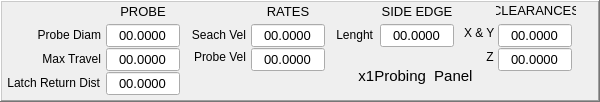
    <widget class="QFrame" name="frame_settings">
     <property name="geometry">
      <rect>
       <x>0</x>
       <y>298</y>
       <width>600</width>
       <height>102</height>
      </rect>
     </property>
     <property name="frameShape">
      <enum>QFrame::WinPanel</enum>
     </property>
     <property name="frameShadow">
      <enum>QFrame::Raised</enum>
     </property>
     <widget class="QLabel" name="lab_z_2">
      <property name="geometry">
       <rect>
        <x>464</x>
        <y>46</y>
        <width>33</width>
        <height>21</height>
       </rect>
      </property>
      <property name="text">
       <string>Z </string>
      </property>
      <property name="alignment">
       <set>Qt::AlignRight|Qt::AlignTrailing|Qt::AlignVCenter</set>
      </property>
     </widget>
     <widget class="QLabel" name="lab_clearances">
      <property name="geometry">
       <rect>
        <x>496</x>
        <y>2</y>
        <width>80</width>
        <height>17</height>
       </rect>
      </property>
      <property name="font">
       <font>
        <pointsize>10</pointsize>
        <weight>50</weight>
        <bold>false</bold>
       </font>
      </property>
      <property name="frameShape">
       <enum>QFrame::NoFrame</enum>
      </property>
      <property name="frameShadow">
       <enum>QFrame::Plain</enum>
      </property>
      <property name="text">
       <string>CLEARANCES</string>
      </property>
      <property name="alignment">
       <set>Qt::AlignCenter</set>
      </property>
     </widget>
     <widget class="QLabel" name="lab_xy">
      <property name="geometry">
       <rect>
        <x>464</x>
        <y>22</y>
        <width>33</width>
        <height>21</height>
       </rect>
      </property>
      <property name="text">
       <string>X &amp; Y</string>
      </property>
      <property name="alignment">
       <set>Qt::AlignLeading|Qt::AlignLeft|Qt::AlignVCenter</set>
      </property>
     </widget>
     <widget class="QLabel" name="lab_lenght">
      <property name="geometry">
       <rect>
        <x>332</x>
        <y>24</y>
        <width>41</width>
        <height>21</height>
       </rect>
      </property>
      <property name="text">
       <string>Lenght</string>
      </property>
      <property name="alignment">
       <set>Qt::AlignRight|Qt::AlignTrailing|Qt::AlignVCenter</set>
      </property>
     </widget>
     <widget class="QLabel" name="lab_side_edge">
      <property name="geometry">
       <rect>
        <x>380</x>
        <y>2</y>
        <width>74</width>
        <height>18</height>
       </rect>
      </property>
      <property name="font">
       <font>
        <pointsize>10</pointsize>
        <weight>50</weight>
        <bold>false</bold>
       </font>
      </property>
      <property name="frameShape">
       <enum>QFrame::NoFrame</enum>
      </property>
      <property name="frameShadow">
       <enum>QFrame::Plain</enum>
      </property>
      <property name="text">
       <string>SIDE EDGE</string>
      </property>
      <property name="alignment">
       <set>Qt::AlignCenter</set>
      </property>
     </widget>
     <widget class="QLabel" name="lab_rates">
      <property name="geometry">
       <rect>
        <x>251</x>
        <y>2</y>
        <width>74</width>
        <height>18</height>
       </rect>
      </property>
      <property name="font">
       <font>
        <pointsize>10</pointsize>
        <weight>50</weight>
        <bold>false</bold>
       </font>
      </property>
      <property name="frameShape">
       <enum>QFrame::NoFrame</enum>
      </property>
      <property name="frameShadow">
       <enum>QFrame::Plain</enum>
      </property>
      <property name="text">
       <string>RATES</string>
      </property>
      <property name="alignment">
       <set>Qt::AlignCenter</set>
      </property>
     </widget>
     <widget class="QLabel" name="lab_search_vel">
      <property name="geometry">
       <rect>
        <x>188</x>
        <y>24</y>
        <width>58</width>
        <height>21</height>
       </rect>
      </property>
      <property name="text">
       <string>Seach Vel</string>
      </property>
      <property name="alignment">
       <set>Qt::AlignRight|Qt::AlignTrailing|Qt::AlignVCenter</set>
      </property>
     </widget>
     <widget class="QLabel" name="lab_probe_vel">
      <property name="geometry">
       <rect>
        <x>188</x>
        <y>46</y>
        <width>58</width>
        <height>21</height>
       </rect>
      </property>
      <property name="text">
       <string>Probe Vel</string>
      </property>
      <property name="alignment">
       <set>Qt::AlignRight|Qt::AlignTrailing|Qt::AlignVCenter</set>
      </property>
     </widget>
     <widget class="QLabel" name="lab_ball_diam">
      <property name="geometry">
       <rect>
        <x>18</x>
        <y>24</y>
        <width>83</width>
        <height>21</height>
       </rect>
      </property>
      <property name="text">
       <string>Probe Diam</string>
      </property>
      <property name="alignment">
       <set>Qt::AlignRight|Qt::AlignTrailing|Qt::AlignVCenter</set>
      </property>
     </widget>
     <widget class="QLabel" name="lab_probe">
      <property name="geometry">
       <rect>
        <x>106</x>
        <y>2</y>
        <width>74</width>
        <height>18</height>
       </rect>
      </property>
      <property name="font">
       <font>
        <pointsize>10</pointsize>
        <weight>50</weight>
        <bold>false</bold>
       </font>
      </property>
      <property name="frameShape">
       <enum>QFrame::NoFrame</enum>
      </property>
      <property name="frameShadow">
       <enum>QFrame::Plain</enum>
      </property>
      <property name="text">
       <string>PROBE</string>
      </property>
      <property name="alignment">
       <set>Qt::AlignCenter</set>
      </property>
     </widget>
     <widget class="QLabel" name="lab_latch_rtrn_dist">
      <property name="geometry">
       <rect>
        <x>2</x>
        <y>72</y>
        <width>98</width>
        <height>21</height>
       </rect>
      </property>
      <property name="text">
       <string>Latch Return Dist</string>
      </property>
      <property name="alignment">
       <set>Qt::AlignRight|Qt::AlignTrailing|Qt::AlignVCenter</set>
      </property>
     </widget>
     <widget class="QLabel" name="lab_max_travel">
      <property name="geometry">
       <rect>
        <x>18</x>
        <y>48</y>
        <width>83</width>
        <height>21</height>
       </rect>
      </property>
      <property name="text">
       <string>Max Travel</string>
      </property>
      <property name="alignment">
       <set>Qt::AlignRight|Qt::AlignTrailing|Qt::AlignVCenter</set>
      </property>
     </widget>
     <widget class="QLineEdit" name="input_probe_diam">
      <property name="geometry">
       <rect>
        <x>106</x>
        <y>24</y>
        <width>74</width>
        <height>23</height>
       </rect>
      </property>
      <property name="font">
       <font>
        <pointsize>10</pointsize>
       </font>
      </property>
      <property name="cursor">
       <cursorShape>IBeamCursor</cursorShape>
      </property>
      <property name="inputMask">
       <string>99.9999</string>
      </property>
      <property name="text">
       <string>00.0000</string>
      </property>
      <property name="maxLength">
       <number>7</number>
      </property>
      <property name="frame">
       <bool>true</bool>
      </property>
      <property name="alignment">
       <set>Qt::AlignCenter</set>
      </property>
     </widget>
     <widget class="QLineEdit" name="input_max_travel">
      <property name="geometry">
       <rect>
        <x>106</x>
        <y>48</y>
        <width>74</width>
        <height>23</height>
       </rect>
      </property>
      <property name="font">
       <font>
        <pointsize>10</pointsize>
       </font>
      </property>
      <property name="cursor">
       <cursorShape>IBeamCursor</cursorShape>
      </property>
      <property name="inputMask">
       <string>99.9999</string>
      </property>
      <property name="text">
       <string>00.0000</string>
      </property>
      <property name="maxLength">
       <number>7</number>
      </property>
      <property name="frame">
       <bool>true</bool>
      </property>
      <property name="alignment">
       <set>Qt::AlignCenter</set>
      </property>
     </widget>
     <widget class="QLineEdit" name="input_latch_return_dist">
      <property name="geometry">
       <rect>
        <x>106</x>
        <y>72</y>
        <width>74</width>
        <height>23</height>
       </rect>
      </property>
      <property name="font">
       <font>
        <pointsize>10</pointsize>
       </font>
      </property>
      <property name="cursor">
       <cursorShape>IBeamCursor</cursorShape>
      </property>
      <property name="inputMask">
       <string>99.9999</string>
      </property>
      <property name="text">
       <string>00.0000</string>
      </property>
      <property name="maxLength">
       <number>7</number>
      </property>
      <property name="frame">
       <bool>true</bool>
      </property>
      <property name="alignment">
       <set>Qt::AlignCenter</set>
      </property>
     </widget>
     <widget class="QLineEdit" name="input_search_vel">
      <property name="geometry">
       <rect>
        <x>251</x>
        <y>24</y>
        <width>74</width>
        <height>23</height>
       </rect>
      </property>
      <property name="font">
       <font>
        <pointsize>10</pointsize>
       </font>
      </property>
      <property name="cursor">
       <cursorShape>IBeamCursor</cursorShape>
      </property>
      <property name="inputMask">
       <string>99.9999</string>
      </property>
      <property name="text">
       <string>00.0000</string>
      </property>
      <property name="maxLength">
       <number>7</number>
      </property>
      <property name="frame">
       <bool>true</bool>
      </property>
      <property name="alignment">
       <set>Qt::AlignCenter</set>
      </property>
     </widget>
     <widget class="QLineEdit" name="input_probe_vel">
      <property name="geometry">
       <rect>
        <x>251</x>
        <y>48</y>
        <width>74</width>
        <height>23</height>
       </rect>
      </property>
      <property name="font">
       <font>
        <pointsize>10</pointsize>
       </font>
      </property>
      <property name="cursor">
       <cursorShape>IBeamCursor</cursorShape>
      </property>
      <property name="inputMask">
       <string>99.9999</string>
      </property>
      <property name="text">
       <string>00.0000</string>
      </property>
      <property name="maxLength">
       <number>7</number>
      </property>
      <property name="frame">
       <bool>true</bool>
      </property>
      <property name="alignment">
       <set>Qt::AlignCenter</set>
      </property>
     </widget>
     <widget class="QLineEdit" name="input_side_edge_lenght">
      <property name="geometry">
       <rect>
        <x>380</x>
        <y>24</y>
        <width>74</width>
        <height>23</height>
       </rect>
      </property>
      <property name="font">
       <font>
        <pointsize>10</pointsize>
       </font>
      </property>
      <property name="cursor">
       <cursorShape>IBeamCursor</cursorShape>
      </property>
      <property name="inputMask">
       <string>99.9999</string>
      </property>
      <property name="text">
       <string>00.0000</string>
      </property>
      <property name="maxLength">
       <number>7</number>
      </property>
      <property name="frame">
       <bool>true</bool>
      </property>
      <property name="alignment">
       <set>Qt::AlignCenter</set>
      </property>
     </widget>
     <widget class="QLineEdit" name="input_xy_clearances">
      <property name="geometry">
       <rect>
        <x>498</x>
        <y>24</y>
        <width>74</width>
        <height>23</height>
       </rect>
      </property>
      <property name="font">
       <font>
        <pointsize>10</pointsize>
       </font>
      </property>
      <property name="cursor">
       <cursorShape>IBeamCursor</cursorShape>
      </property>
      <property name="inputMask">
       <string>99.9999</string>
      </property>
      <property name="text">
       <string>00.0000</string>
      </property>
      <property name="maxLength">
       <number>7</number>
      </property>
      <property name="frame">
       <bool>true</bool>
      </property>
      <property name="alignment">
       <set>Qt::AlignCenter</set>
      </property>
     </widget>
     <widget class="QLineEdit" name="input_z_clearance">
      <property name="geometry">
       <rect>
        <x>498</x>
        <y>48</y>
        <width>74</width>
        <height>23</height>
       </rect>
      </property>
      <property name="font">
       <font>
        <pointsize>10</pointsize>
       </font>
      </property>
      <property name="cursor">
       <cursorShape>IBeamCursor</cursorShape>
      </property>
      <property name="inputMask">
       <string>99.9999</string>
      </property>
      <property name="text">
       <string>00.0000</string>
      </property>
      <property name="maxLength">
       <number>7</number>
      </property>
      <property name="frame">
       <bool>true</bool>
      </property>
      <property name="alignment">
       <set>Qt::AlignCenter</set>
      </property>
     </widget>
     <widget class="QLabel" name="label_panel">
      <property name="geometry">
       <rect>
        <x>350</x>
        <y>60</y>
        <width>131</width>
        <height>32</height>
       </rect>
      </property>
      <property name="font">
       <font>
        <pointsize>11</pointsize>
       </font>
      </property>
      <property name="text">
       <string>x1Probing  Panel</string>
      </property>
      <property name="alignment">
       <set>Qt::AlignCenter</set>
      </property>
     </widget>
    </widget>
